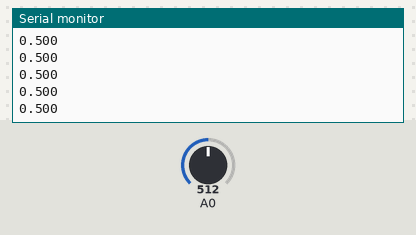
Recording of a sketch running on a simulated Arduino Uno, built with avr-gcc and run on an emulated ATmega328P. On the bench: the last lines printed to the serial monitor. The test bench sets the inputs (shaded band); at power-on: A0 = 512.

Above: at 1.2 s.
1.3 s: A0 set to 716
At 1.31 s:
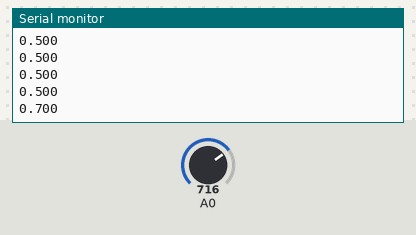
2.8 s: A0 set to 900
At 2.82 s:
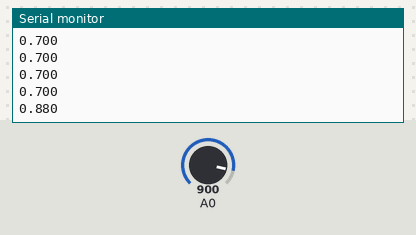
Timing chart, 0 to 5.8 s (numbered marks = the images above; inputs shaded):
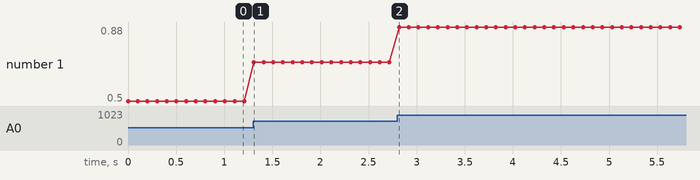

Measured:
- after the input at 1.3 s, the serial monitor: prints a new line at once (image 1)
- after the input at 2.8 s, the serial monitor: prints a new line at once (image 2)
- plotted number 1: 0.5 → 0.7 after the input at 1.3 s, 0.7 → 0.88 after the input at 2.8 s

The sketch:

ProgForInt_Final.ino
```cpp
float pressure;

void setup() {
  Serial.begin(9600); // must match your p5 serial baud rate
}

void loop() {
  float sensorVal = analogRead(A0);
  float norm = sensorVal / 1023.0;           // 0.0 - 1.0 as float
  Serial.println(norm, 3);                   // print e.g. 0.123 (3 decimals)

  delay(100); // small delay to keep it stable
}
```
